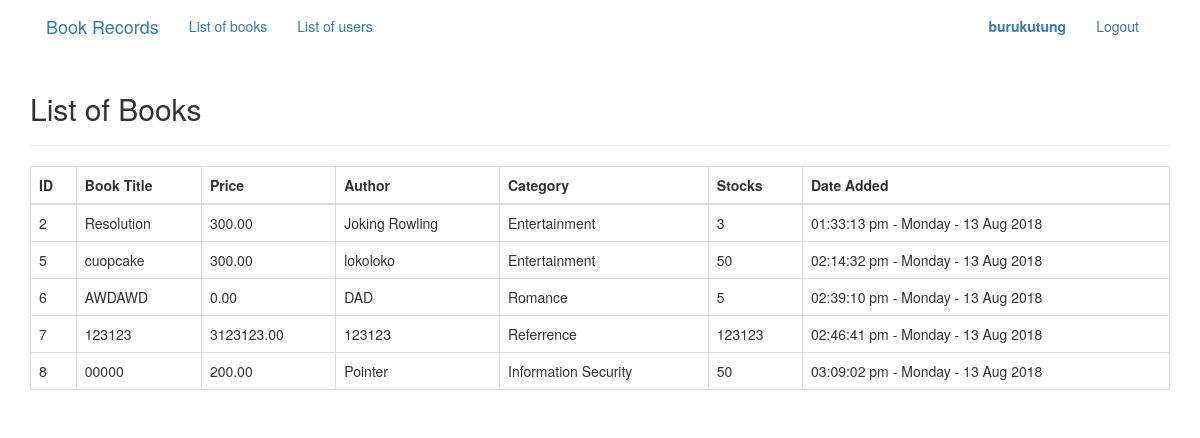
Page /list_of_books.php (signed in) on the committed database.
### tables this page shows
CREATE TABLE `tbl_books` (
  `book_id` int(3) UNSIGNED NOT NULL,
  `book_name` varchar(100) NOT NULL,
  `book_price` decimal(10,2) NOT NULL,
  `book_author_name` varchar(50) NOT NULL,
  `book_category_id` int(3) NOT NULL,
  `book_stocks` int(3) NOT NULL,
  `book_dated_added` datetime NOT NULL,
  `book_is_deleted` int(1) NOT NULL DEFAULT '1'
);

CREATE TABLE `tbl_category` (
  `category_id` int(3) UNSIGNED NOT NULL,
  `category` varchar(50) NOT NULL
);

### Database.php (called while the page is built, shortened)
<?php
    class Database{
        private $server = "localhost";
        private $user = "root";
        private $password = "";
        private $database = "bookdb";
        private $conn;
        function __construct(){
            $this->conn = new mysqli($this->server, $this->user, $this->password, $this->database);
        }
        public function get_all_books(){
            $sql = "SELECT * FROM
                `tbl_books`,
                `tbl_category`
                WHERE
                tbl_books.`book_category_id` = tbl_category.`category_id`
                AND
                tbl_books.`book_is_deleted`='1'";
                return $this->conn->query($sql);
        }
    }
?>

### list_of_books.php (the view, shortened to what this page needs)
<?php
include "Database.php";
$conn = new Database();
$result = $conn->get_all_books();
?>
<!DOCTYPE html>
<html lang="en">
  <head>
    <link href="css/bootstrap.min.css" rel="stylesheet">
    <link rel="stylesheet" type="text/css" media="screen" href="main.css" />
  </head>
  <body>
  <?php include "navigation.php"; ?>
    <div class="container">
        <div class="row">
            <div class="col-md-12">
            <h2>List of Books</h2>
            <hr>
            <table class="table table-dondensed table-bordered table-hover">
                <thead>
                    <tr>
                        <th>ID</th>
                        <th>Book Title</th>
                        <th>Price</th>
                        <th>Author</th>
                        <th>Category</th>
                        <th>Stocks</th>
                        <th>Date Added</th>
                    </tr>
                </thead>
                <tbody>
                    <?php if($result->num_rows > 0){ ?>
                        <?php while($row = $result->fetch_assoc()){ ?>
                            <tr>
                                <td><?php echo $row['book_id']; ?></td>
                                <td><?php echo $row['book_name']; ?></td>
                                <td><?php echo $row['book_price']; ?></td>
                                <td><?php echo $row['book_author_name']; ?></td>
                                <td><?php echo $row['category']; ?></td>
                                <td><?php echo $row['book_stocks']; ?></td>
                                <td><?php echo date('h:i:s a - l - d M Y', strtotime($row['book_dated_added'])); ?></td>
                            </tr>
                        <?php } ?>
                        <?php }else { ?>
                            <tr>
                            <td colspan="8">No records found</td>
                        </tr>
                        <?php } ?>
            </div>
        </div>
    </div>
  </body>
</html>

### navigation.php
<div class="container">
  <nav class="navbar navbar-primary">
    <div class="container-fluid">
      <div class="navbar-header">
        <a class="navbar-brand" href="#">Book Records</a>
      </div>
      <div id="navbar" class="navbar-collapse collapse">
        <ul class="nav navbar-nav">
          <li><a href="list_of_books.php">List of books</a></li>
          <li><a href="list_of_users.php">List of users</a></li>
        </ul>
        <ul class="nav navbar-nav navbar-right">
          <li><a href=""><strong><?php echo $_SESSION['ses_username']; ?></strong></a></li>
          <li><a href="index.php">Logout</a></li>
        </ul>
      </div>
    </div>
  </nav>
</div>

### rows in the picture
tbl_books: book_id "2", book_name "Resolution", book_price "300.00", book_author_name "Joking Rowling", tbl_category.category "Entertainment", book_stocks "3", book_dated_added "01:33:13 pm - Monday - 13 Aug 2018"
tbl_books: book_id "5", book_name "cuopcake", book_price "300.00", book_author_name "lokoloko", tbl_category.category "Entertainment", book_stocks "50", book_dated_added "02:14:32 pm - Monday - 13 Aug 2018"
tbl_books: book_id "6", book_name "AWDAWD", book_price "0.00", book_author_name "DAD", tbl_category.category "Romance", book_stocks "5", book_dated_added "02:39:10 pm - Monday - 13 Aug 2018"
tbl_books: book_id "7", book_name "123123", book_price "3123123.00", book_author_name "123123", tbl_category.category "Referrence", book_stocks "123123", book_dated_added "02:46:41 pm - Monday - 13 Aug 2018"
tbl_books: book_id "8", book_name "00000", book_price "200.00", book_author_name "Pointer", tbl_category.category "Information Security", book_stocks "50", book_dated_added "03:09:02 pm - Monday - 13 Aug 2018"

### other values in the picture
$_SESSION['ses_username'] "burukutung"
